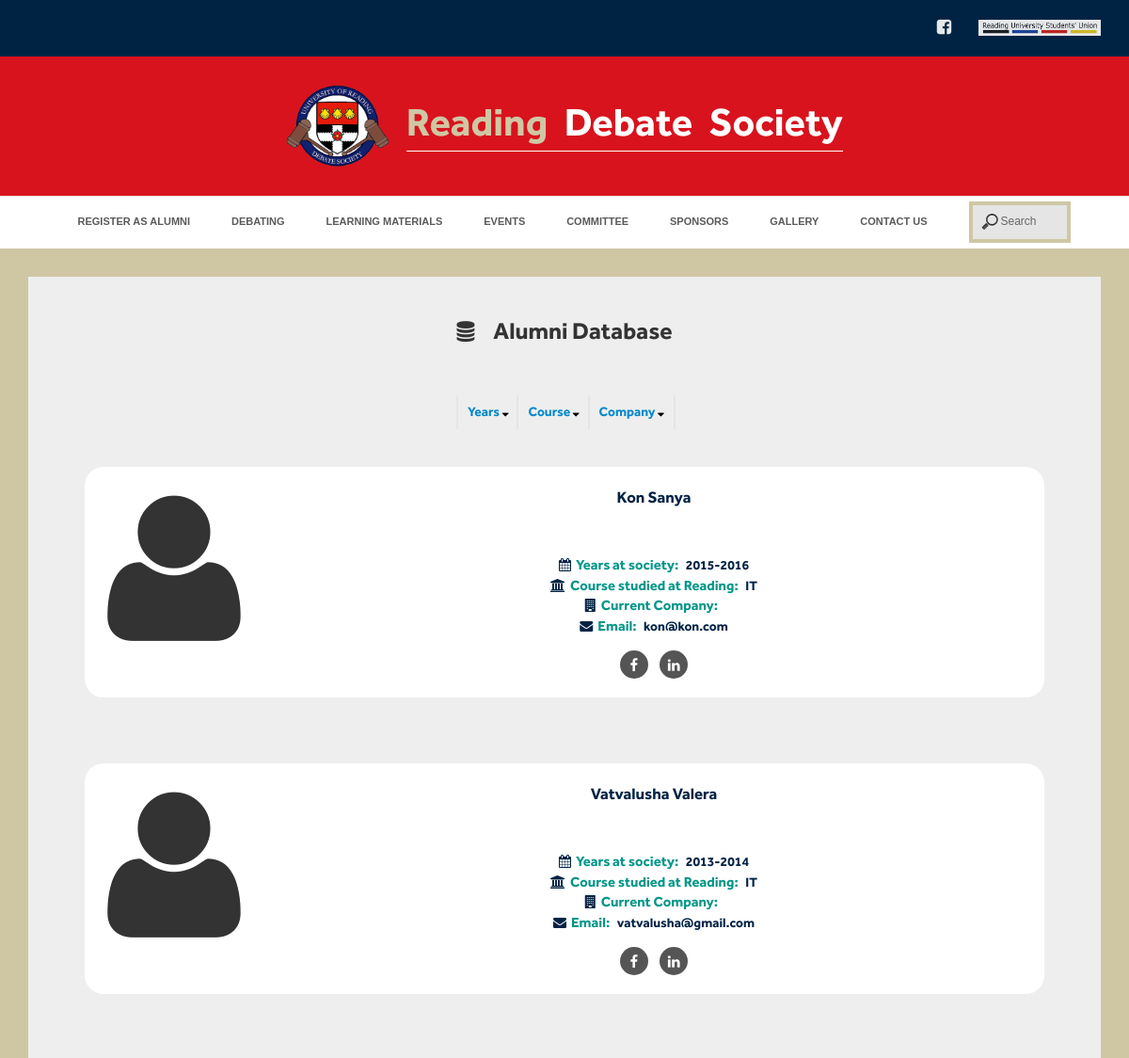
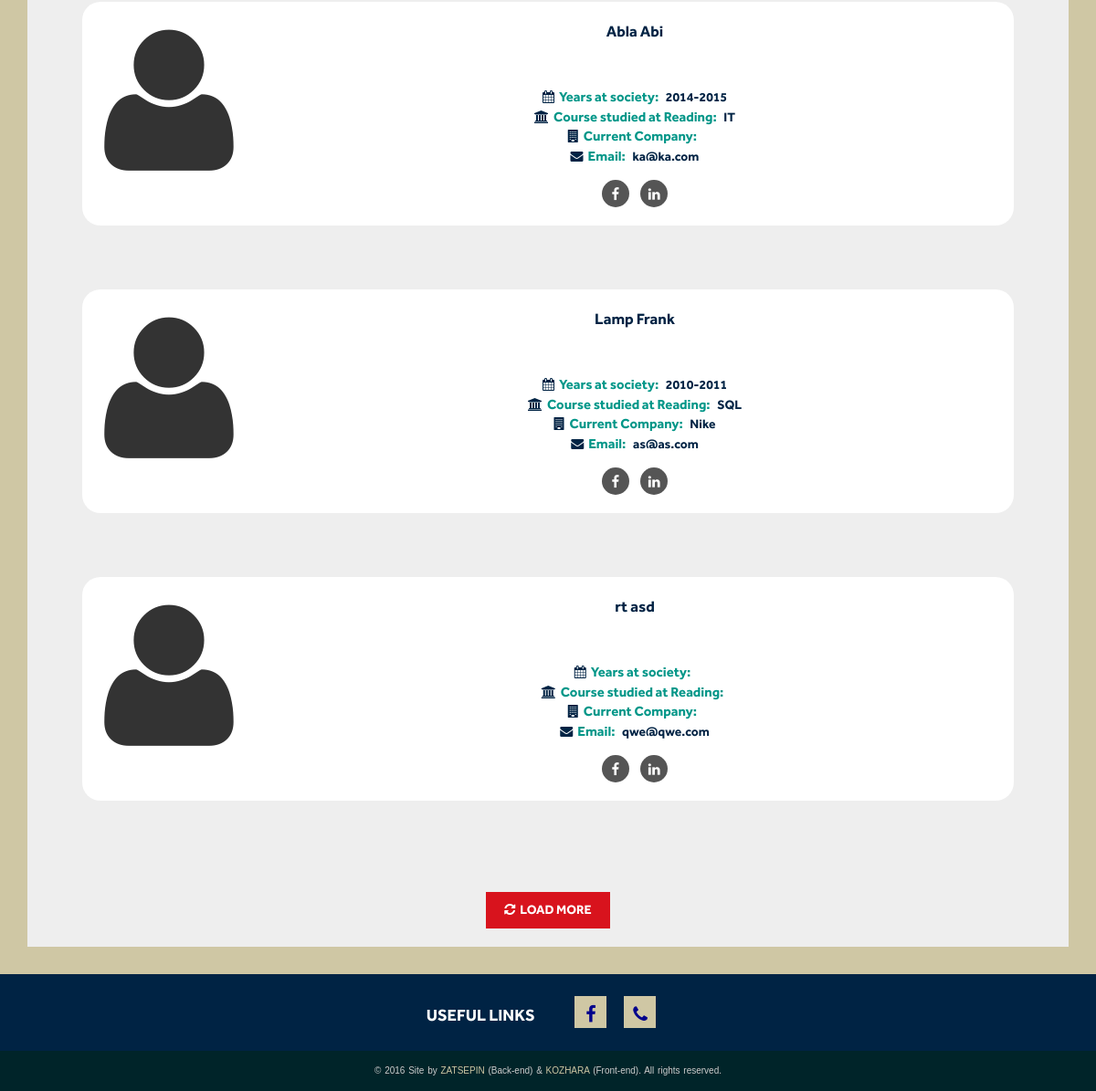
The page /community/database/ on the database its author committed (2 pictures, top to bottom).
### community/models.py (models this page shows)
class Alumni(models.Model):
    class Meta:
        db_table = "Alumni"
        verbose_name_plural = 'Alumnies'
    def __str__(self):
        return str(self.last_name) + str(' ') + str(self.first_name)
    first_name = models.CharField(max_length=20)
    last_name = models.CharField(max_length=20)
    email = models.EmailField()
    facebook = models.URLField(blank=True)
    linkedin = models.URLField(blank=True)
    time_in_society = models.CharField(max_length=20)
    courses = models.CharField(max_length=200)
    current_occupation = models.CharField(max_length=200, blank=True)
    image = models.ImageField(upload_to='images', blank=True,
                              help_text="Photo must be round or square! You can can make photo round at cutmypic.com")

### community/views.py (the view)
# urls.py: url(r'^db/(?P<years>[2]\d{3}-[2]\d{3})/$', views.database, name='database'),
@cache_page(60 * 5)
def database(request, years='', courses='', company=''):
    years_list = sorted(list(set(Alumni.objects.values_list('time_in_society', flat=True))))
    courses_list = sorted(list(set(Alumni.objects.values_list('courses', flat=True))))
    companies_list = sorted(list(set(Alumni.objects.values_list('current_occupation', flat=True))))
    args = {'years': years_list, 'courses': courses_list, 'companies': companies_list, 'searchMobile': SearchFormMobile()}
    for item in years_list:
        print(item)
    if 'thanks' in request.session:
        args.update({'thanks': request.session['thanks']})
    if years == '' and courses == '' and company == '':
        args['db'] = Alumni.objects.all()
    elif years != '':
        args['db'] = Alumni.objects.filter(time_in_society=years)
    elif courses != '':
        args['db'] = Alumni.objects.filter(courses=courses)
    elif company != '':
        args['db'] = Alumni.objects.filter(current_occupation=company)
    args['search'] = SearchForm()
    args['title'] = "Alumni database"
    args['loadmore'] = True
    return render_to_response('database.html', args)

### app/forms.py
class SearchFormMobile(forms.Form):
    field = forms.CharField(required=False, max_length=50,
                            widget=forms.TextInput(attrs={'type': 'search', 'placeholder': 'Search',
                                                          'onkeydown': 'if (e)vent.keyCode==13;'
                                                                       '{this.form.submit();return false;}',
                                                          'id': 'mobile'}),
                            validators=[validators.RegexValidator(
                                regex="^[a-zA-z0-9!?- ]+$",
                                message='No XSS!'
                            )])

class SearchForm(forms.Form):
    field = forms.CharField(required=False, max_length=50,
                            widget=forms.TextInput(attrs={'type': 'search', 'placeholder': 'Search',
                                                          'onkeydown': 'if (e)vent.keyCode==13;'
                                                                       '{this.form.submit();return false;}',
                                                          'id': 'main'}),
                            validators=[validators.RegexValidator(
                                regex="^[a-zA-z0-9!?- ]+$",
                                message='No XSS!'
                            )])

### community/templates/database.html (shortened to what this page needs)
{% extends 'base.html' %}
{% load staticfiles %}
{% load imagekit %}
{% block main %}
<main>
   <section class="site_main">
      <div class="container">
         <div class="row">
            <div class="col-md-12">
               <div class="committee_block">
                  <h2><i class="fa fa-database"></i>Alumni Database</h2>
                  <ul class="filter">
                     <li>
                        <a href="#">Years <i class="fa fa-sort-desc"></i></a>
                     </li>
                     <li>
                        <a href="#">Course <i class="fa fa-sort-desc"></i></a>
                     </li>
                     <li>
                        <a href="#">Company <i class="fa fa-sort-desc"></i></a>
                     </li>
                  </ul>
                  <ul id="myList">
                     {% for member in db %}
                     <li>
                        <div class="bgr clearfix">
                           <div class="item_media">
                              <a href="mailto:{{ member.email }}" title="Click to send email to {{ member }}">
                                 {% if member.image %}
                                 {% thumbnail '300x300'  member.image -- alt="{{ member.last_name }}" %}
                                 {% else %}
                                 <i class="fa fa-user"></i>
                                 {% endif %}
                              </a>
                           </div>
                           <div class="item_main">
                              <h2>{{ member }}</h2>
                              <div class="item_info">
                                 <i class="fa fa-calendar"></i><span class="p_bold">Years at society:</span> {{ member.time_in_society }}<br>
                                 <i class="fa fa-university"></i><span class="p_bold">Course studied at Reading:</span> {{ member.courses }}<br>
                                 <i class="fa fa-building"></i><span class="p_bold">Current Company:</span> {{ member.current_occupation }}<br>
                                 <i class="fa fa-envelope"></i><span class="p_bold">Email:</span> {{ member.email }}<br>
                                 <a class="alumni_link" href="{{ member.facebook }}">
                                 <i class="fa fa-facebook"></i>
                                 </a>
                                 <a class="alumni_link linkedin" href="{{ member.linkedin }}">
                                 <i class="fa fa-linkedin"></i>
                                 </a>
                              </div>
                           </div>
                        </div>
                     </li>
                     {% empty %}
                     <div class="info_window">
                        <i class="fa fa-info-circle"></i>
                        Database is empty.
                     </div>
                     {% endfor %}
                  </ul>
                  {% if db|length > 3 %}
                  <div id="loadMore" class="learn_button hvr-wobble-horizontal"><i class="fa fa-refresh"></i>Load more</div>
                  {% endif %}
               </div>
            </div>
         </div>
      </div>
   </section>
</main>
{% endblock %}

### wsgi/static/css/main.css (style rules this page uses)
body { min-width:320px;padding:0;margin:0;font-style:normal;font-weight:400;font-family:sans-serif }
a { text-decoration:none;color:inherit }
main { background-color:#CFC7A4 }
input[type=search] { width:60px;margin-left:20px;padding:9px 10px 10px 30px;font-size:12px;font-weight:400;vertical-align:middle;border:solid 4px #CFC7A4;background:#e5e5e5 url(../img/icon.png) no-repeat 9px center;-webkit-transition:all .5s;-moz-transition:all .5s;-ms-transition:all .5s;transition:all .5s }
.p_bold { font-size:15px;font-family:"Effra-bold" }
.hvr-wobble-horizontal { display:inline-block;vertical-align:middle;-webkit-transform:translateZ(0);transform:translateZ(0);box-shadow:0 0 1px rgba(0,0,0,0);-webkit-backface-visibility:hidden;backface-visibility:hidden;-moz-osx-font-smoothing:grayscale }
.learn_button { margin-top:30px;padding:10px 20px;text-transform:uppercase;text-align:center;font-weight:700;background-color:#d8131d;border:medium none;color:#fff }
.committee_block { margin-top:30px;margin-bottom:30px;padding:20px 60px;text-align:center;background-color:#eee }
.committee_block > h2 { font-family:"Effra-bold";font-size:25px }
.committee_block > h2 > i { margin-right:20px;font-size:22px }
.item_media { float:left;width:150px;margin-right:40px }
.item_media i { font-size:180px }
.item_main h2 { margin:0;padding:0;font-family:"Effra-bold";font-size:17px;color:#002344 }
.committee_block .bgr:last-child,.committee_block .blog_item:last-child { margin-bottom:70px }
.bgr { margin-top:40px;padding:20px;border-radius:20px;background-color:#fff }
.bgr .item_main > h2 { margin-bottom:20px }
.bgr .item_info { margin-top:50px;font-family:"Effra-bold";color:#002344 }
.bgr .item_info span { margin-left:5px;margin-right:5px;color:#009688 }
.filter { padding:0;margin:50px 0 0;text-align:center;list-style:none }
.filter > li { position:relative;display:inline-block;margin-right:-4px }
.filter a { display:block;margin-left:-1px;padding:8px 10px;font-family:"Effra-bold";color:#08C;border-left:2px solid #E5E5E5 }
.filter > li:last-child > a { border-right:2px solid #E5E5E5 }
.filter a i { font-size:12px;color:#000 }
.alumni_link { display:inline-block;width:30px;height:30px;margin-top:15px;padding:7px;text-align:center;color:#fff;background:#555;border-radius:100% }
.alumni_link i { font-size:15px }
.linkedin { margin-left:10px }
#myList { margin:0;padding:0 }
#myList li { display:none;list-style:none }
#loadMore { font-family:"Effra-bold";cursor:pointer }
#loadMore i { margin-right:5px }

### rows shown on the page
Alumni: last_name+first_name "Kon Sanya", time_in_society "2015-2016", courses "IT", email "kon@kon.com"
Alumni: last_name+first_name "Vatvalusha Valera", time_in_society "2013-2014", courses "IT", email "vatvalusha@gmail.com"
Alumni: last_name+first_name "Abla Abi", time_in_society "2014-2015", courses "IT", email "ka@ka.com"
Alumni: last_name+first_name "Lamp Frank", time_in_society "2010-2011", courses "SQL", current_occupation "Nike", email "as@as.com"
Alumni: last_name+first_name "rt asd", email "qwe@qwe.com"
